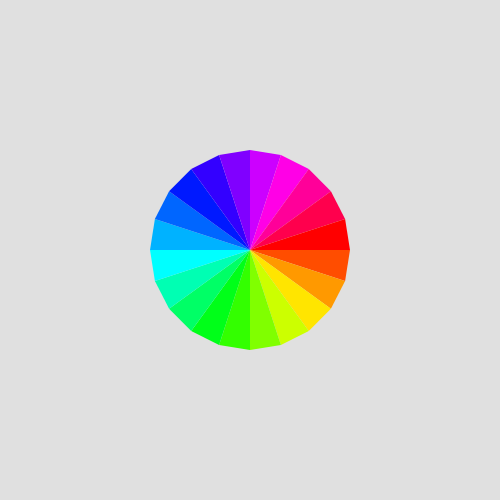
Frame 1 (no input)
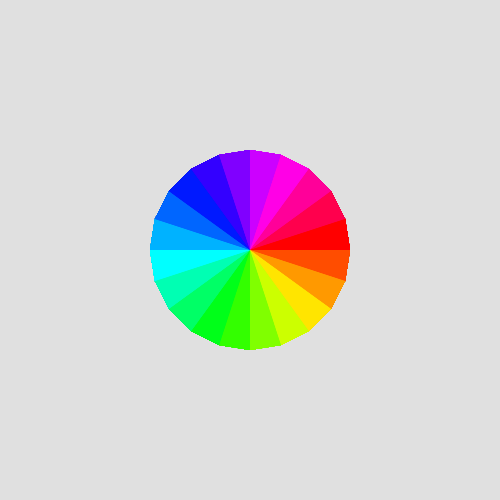
Frame 60 (no input)
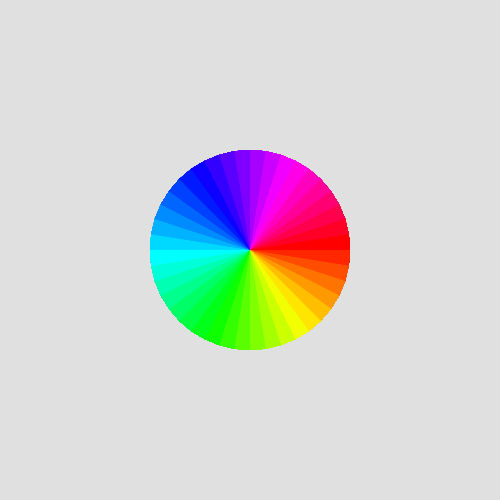
Frame 120 (the mouse pressed at the canvas centre since frame 60)

The p5.js sketch that drew these frames (run headless with seeded random() and noise() and a simulated clock; from frame 60 on, the mouse is pressed at the canvas centre):

// p5.js sketch
// ── sketch.js
let numOfSegments, stepAngle, centerX, centerY, radius;

function setup() {
  createCanvas(500, 500);
  background(224);
  angleMode(DEGREES);
  colorMode(HSB, 360, 100, 100);
  noStroke();
}

function draw() {
  numOfSegments = map(mouseX, 0, width, 20, 60); // convert mouseX from a value ranging from 0 to width into a value ranging from 20 to 60
  stepAngle = 360/numOfSegments;
  centerX = width/2;
  centerY = height/2;
  radius = 100;

  push();
  translate(centerX, centerY);
    beginShape(TRIANGLE_FAN);
      vertex(0, 0);
      for (let i = 0; i <= 360; i += stepAngle) {
        let vx = radius * cos(i);
        let vy = radius * sin(i);
        fill(i, 100, 100);
        vertex(vx, vy);
      }
    endShape();
  pop();
}
